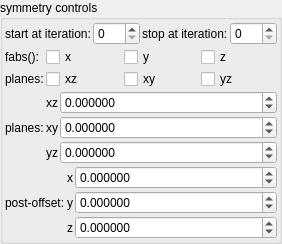
    <widget class="QGroupBox" name="groupBox_10">
     <property name="title">
      <string>symmetry controls</string>
     </property>
     <layout class="QVBoxLayout" name="verticalLayout_14" stretch="0,0,0,0">
      <property name="spacing">
       <number>2</number>
      </property>
      <property name="leftMargin">
       <number>2</number>
      </property>
      <property name="topMargin">
       <number>2</number>
      </property>
      <property name="rightMargin">
       <number>2</number>
      </property>
      <property name="bottomMargin">
       <number>2</number>
      </property>
      <item>
       <layout class="QGridLayout" name="gridLayout_74">
        <property name="spacing">
         <number>2</number>
        </property>
        <item row="0" column="1">
         <widget class="MySpinBox" name="spinboxInt_transf_start_iterations_K">
          <property name="sizePolicy">
           <sizepolicy hsizetype="Minimum" vsizetype="Maximum">
            <horstretch>0</horstretch>
            <verstretch>0</verstretch>
           </sizepolicy>
          </property>
          <property name="maximum">
           <number>999</number>
          </property>
         </widget>
        </item>
        <item row="0" column="2">
         <widget class="QLabel" name="label_274">
          <property name="text">
           <string>stop at iteration:</string>
          </property>
         </widget>
        </item>
        <item row="0" column="3">
         <widget class="MySpinBox" name="spinboxInt_transf_stop_iterations_K">
          <property name="sizePolicy">
           <sizepolicy hsizetype="Minimum" vsizetype="Maximum">
            <horstretch>0</horstretch>
            <verstretch>0</verstretch>
           </sizepolicy>
          </property>
          <property name="maximum">
           <number>999</number>
          </property>
         </widget>
        </item>
        <item row="0" column="0">
         <widget class="QLabel" name="label_273">
          <property name="text">
           <string>start at iteration:</string>
          </property>
         </widget>
        </item>
       </layout>
      </item>
      <item>
       <layout class="QGridLayout" name="gridLayout_9" columnstretch="0,1,1,1">
        <property name="spacing">
         <number>2</number>
        </property>
        <item row="1" column="2">
         <widget class="MyCheckBox" name="checkBox_transf_function_enabledAy">
          <property name="text">
           <string notr="true">xy</string>
          </property>
         </widget>
        </item>
        <item row="1" column="3">
         <widget class="MyCheckBox" name="checkBox_transf_function_enabledAz">
          <property name="text">
           <string notr="true">yz</string>
          </property>
         </widget>
        </item>
        <item row="1" column="1">
         <widget class="MyCheckBox" name="checkBox_transf_function_enabledAx">
          <property name="text">
           <string notr="true">xz</string>
          </property>
         </widget>
        </item>
        <item row="1" column="0">
         <widget class="QLabel" name="label_23">
          <property name="text">
           <string>planes:</string>
          </property>
         </widget>
        </item>
        <item row="0" column="1">
         <widget class="MyCheckBox" name="checkBox_transf_function_enabledBx">
          <property name="text">
           <string notr="true">x</string>
          </property>
         </widget>
        </item>
        <item row="0" column="2">
         <widget class="MyCheckBox" name="checkBox_transf_function_enabledBy">
          <property name="text">
           <string notr="true">y</string>
          </property>
         </widget>
        </item>
        <item row="0" column="3">
         <widget class="MyCheckBox" name="checkBox_transf_function_enabledBz">
          <property name="text">
           <string notr="true">z</string>
          </property>
         </widget>
        </item>
        <item row="0" column="0">
         <widget class="QLabel" name="label_24">
          <property name="text">
           <string>fabs():</string>
          </property>
         </widget>
        </item>
       </layout>
      </item>
      <item>
       <layout class="QGridLayout" name="gridLayout_65" columnstretch="0,0,1">
        <property name="spacing">
         <number>2</number>
        </property>
        <item row="0" column="1">
         <widget class="QLabel" name="label_125">
          <property name="sizePolicy">
           <sizepolicy hsizetype="Preferred" vsizetype="Preferred">
            <horstretch>0</horstretch>
            <verstretch>0</verstretch>
           </sizepolicy>
          </property>
          <property name="text">
           <string notr="true">xz</string>
          </property>
          <property name="alignment">
           <set>Qt::AlignRight|Qt::AlignTrailing|Qt::AlignVCenter</set>
          </property>
         </widget>
        </item>
        <item row="0" column="2">
         <widget class="MyDoubleSpinBox" name="spinbox3_transf_addition_constant_0555_x">
          <property name="sizePolicy">
           <sizepolicy hsizetype="Minimum" vsizetype="Maximum">
            <horstretch>0</horstretch>
            <verstretch>0</verstretch>
           </sizepolicy>
          </property>
          <property name="prefix">
           <string/>
          </property>
          <property name="suffix">
           <string/>
          </property>
          <property name="decimals">
           <number>6</number>
          </property>
          <property name="minimum">
           <double>-99.989999999999995</double>
          </property>
          <property name="maximum">
           <double>99.989999999999995</double>
          </property>
          <property name="singleStep">
           <double>0.100000000000000</double>
          </property>
         </widget>
        </item>
        <item row="2" column="1">
         <widget class="QLabel" name="label_127">
          <property name="sizePolicy">
           <sizepolicy hsizetype="Preferred" vsizetype="Preferred">
            <horstretch>0</horstretch>
            <verstretch>0</verstretch>
           </sizepolicy>
          </property>
          <property name="text">
           <string notr="true">yz</string>
          </property>
          <property name="alignment">
           <set>Qt::AlignRight|Qt::AlignTrailing|Qt::AlignVCenter</set>
          </property>
         </widget>
        </item>
        <item row="1" column="1">
         <widget class="QLabel" name="label_124">
          <property name="sizePolicy">
           <sizepolicy hsizetype="Preferred" vsizetype="Preferred">
            <horstretch>0</horstretch>
            <verstretch>0</verstretch>
           </sizepolicy>
          </property>
          <property name="text">
           <string notr="true">xy</string>
          </property>
          <property name="alignment">
           <set>Qt::AlignRight|Qt::AlignTrailing|Qt::AlignVCenter</set>
          </property>
         </widget>
        </item>
        <item row="1" column="2">
         <widget class="MyDoubleSpinBox" name="spinbox3_transf_addition_constant_0555_y">
          <property name="sizePolicy">
           <sizepolicy hsizetype="Minimum" vsizetype="Maximum">
            <horstretch>0</horstretch>
            <verstretch>0</verstretch>
           </sizepolicy>
          </property>
          <property name="prefix">
           <string/>
          </property>
          <property name="suffix">
           <string/>
          </property>
          <property name="decimals">
           <number>6</number>
          </property>
          <property name="minimum">
           <double>-99.989999999999995</double>
          </property>
          <property name="maximum">
           <double>99.989999999999995</double>
          </property>
          <property name="singleStep">
           <double>0.100000000000000</double>
          </property>
         </widget>
        </item>
        <item row="2" column="2">
         <widget class="MyDoubleSpinBox" name="spinbox3_transf_addition_constant_0555_z">
          <property name="sizePolicy">
           <sizepolicy hsizetype="Minimum" vsizetype="Maximum">
            <horstretch>0</horstretch>
            <verstretch>0</verstretch>
           </sizepolicy>
          </property>
          <property name="prefix">
           <string/>
          </property>
          <property name="suffix">
           <string/>
          </property>
          <property name="decimals">
           <number>6</number>
          </property>
          <property name="minimum">
           <double>-99.989999999999995</double>
          </property>
          <property name="maximum">
           <double>99.989999999999995</double>
          </property>
          <property name="singleStep">
           <double>0.100000000000000</double>
          </property>
         </widget>
        </item>
        <item row="1" column="0">
         <widget class="QLabel" name="label_262">
          <property name="text">
           <string>planes:</string>
          </property>
         </widget>
        </item>
       </layout>
      </item>
      <item>
       <layout class="QGridLayout" name="gridLayout_64" columnstretch="0,0,1">
        <property name="spacing">
         <number>2</number>
        </property>
        <item row="2" column="2">
         <widget class="MyDoubleSpinBox" name="spinbox3_transf_offsetA_000_z">
          <property name="sizePolicy">
           <sizepolicy hsizetype="Minimum" vsizetype="Maximum">
            <horstretch>0</horstretch>
            <verstretch>0</verstretch>
           </sizepolicy>
          </property>
          <property name="prefix">
           <string/>
          </property>
          <property name="suffix">
           <string/>
          </property>
          <property name="decimals">
           <number>6</number>
          </property>
          <property name="minimum">
           <double>-99.989999999999995</double>
          </property>
          <property name="maximum">
           <double>99.989999999999995</double>
          </property>
          <property name="singleStep">
           <double>0.100000000000000</double>
          </property>
         </widget>
        </item>
        <item row="2" column="1">
         <widget class="QLabel" name="label_126">
          <property name="sizePolicy">
           <sizepolicy hsizetype="Preferred" vsizetype="Preferred">
            <horstretch>0</horstretch>
            <verstretch>0</verstretch>
           </sizepolicy>
          </property>
          <property name="text">
           <string notr="true">z</string>
          </property>
          <property name="alignment">
           <set>Qt::AlignRight|Qt::AlignTrailing|Qt::AlignVCenter</set>
          </property>
         </widget>
        </item>
        <item row="1" column="2">
         <widget class="MyDoubleSpinBox" name="spinbox3_transf_offsetA_000_y">
          <property name="sizePolicy">
           <sizepolicy hsizetype="Minimum" vsizetype="Maximum">
            <horstretch>0</horstretch>
            <verstretch>0</verstretch>
           </sizepolicy>
          </property>
          <property name="prefix">
           <string/>
          </property>
          <property name="suffix">
           <string/>
          </property>
          <property name="decimals">
           <number>6</number>
          </property>
          <property name="minimum">
           <double>-99.989999999999995</double>
          </property>
          <property name="maximum">
           <double>99.989999999999995</double>
          </property>
          <property name="singleStep">
           <double>0.100000000000000</double>
          </property>
         </widget>
        </item>
        <item row="1" column="1">
         <widget class="QLabel" name="label_122">
          <property name="sizePolicy">
           <sizepolicy hsizetype="Preferred" vsizetype="Preferred">
            <horstretch>0</horstretch>
            <verstretch>0</verstretch>
           </sizepolicy>
          </property>
          <property name="text">
           <string notr="true">y</string>
          </property>
          <property name="alignment">
           <set>Qt::AlignRight|Qt::AlignTrailing|Qt::AlignVCenter</set>
          </property>
         </widget>
        </item>
        <item row="0" column="2">
         <widget class="MyDoubleSpinBox" name="spinbox3_transf_offsetA_000_x">
          <property name="sizePolicy">
           <sizepolicy hsizetype="Minimum" vsizetype="Maximum">
            <horstretch>0</horstretch>
            <verstretch>0</verstretch>
           </sizepolicy>
          </property>
          <property name="prefix">
           <string/>
          </property>
          <property name="suffix">
           <string/>
          </property>
          <property name="decimals">
           <number>6</number>
          </property>
          <property name="minimum">
           <double>-99.989999999999995</double>
          </property>
          <property name="maximum">
           <double>99.989999999999995</double>
          </property>
          <property name="singleStep">
           <double>0.100000000000000</double>
          </property>
         </widget>
        </item>
        <item row="1" column="0">
         <widget class="QLabel" name="label_261">
          <property name="text">
           <string>post-offset:</string>
          </property>
         </widget>
        </item>
        <item row="0" column="1">
         <widget class="QLabel" name="label_123">
          <property name="sizePolicy">
           <sizepolicy hsizetype="Preferred" vsizetype="Preferred">
            <horstretch>0</horstretch>
            <verstretch>0</verstretch>
           </sizepolicy>
          </property>
          <property name="text">
           <string notr="true">x</string>
          </property>
          <property name="alignment">
           <set>Qt::AlignRight|Qt::AlignTrailing|Qt::AlignVCenter</set>
          </property>
         </widget>
        </item>
       </layout>
      </item>
     </layout>
    </widget>
